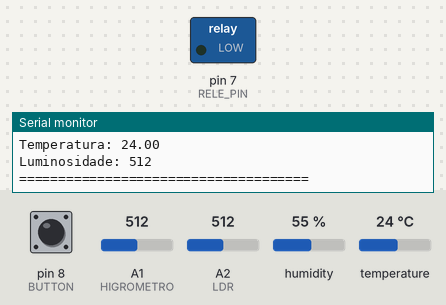
Bench run of a sketch on a simulated Arduino Uno, built with avr-gcc and run on an emulated ATmega328P. Parts: switched loads named in the sketch (green lamp = pin HIGH), the last lines printed to the serial monitor. The test bench sets the inputs (shaded band); at power-on: A1 (HIGROMETRO) = 512, A2 (LDR) = 512, pin 8 (BUTTON) LOW, humidity 55 %, temperature 24 °C.

Above: at 2.9 s.
3.0 s: A1 (HIGROMETRO) set to 784
5.9 s: A1 (HIGROMETRO) set to 815
At 7.0 s:
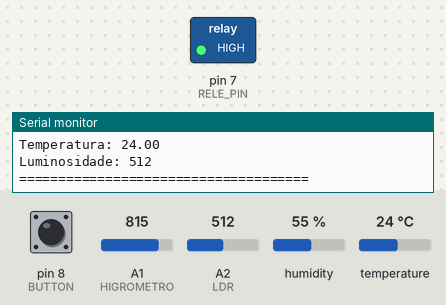
8.8 s: A2 (LDR) set to 483
At 11.8 s:
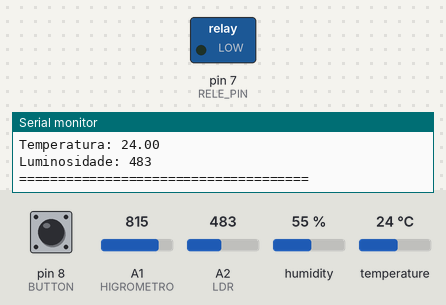
14.6 s: A2 (LDR) set to 510
At 16.7 s:
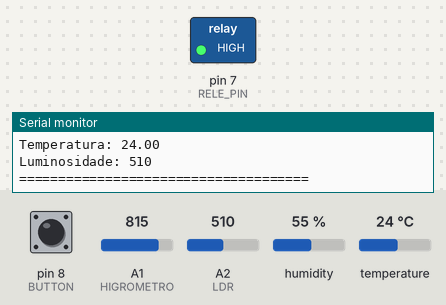
17.5 s: A2 (LDR) set to 490
At 17.9 s:
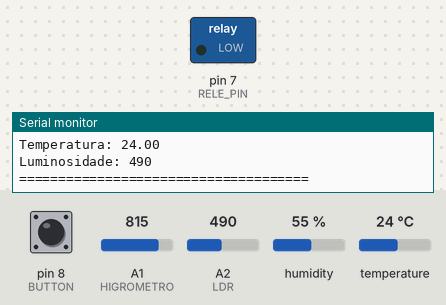
Timing chart, 0 to 20.5 s (numbered marks = the images above; inputs shaded):
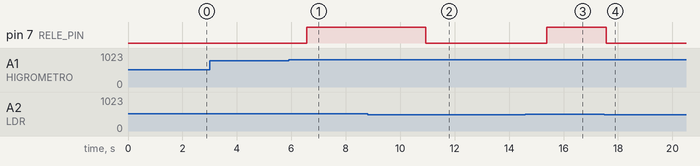

The sketch:

09.ino
```cpp
#include "DHT.h"

#define LED_GREEN 12
#define LED_RED 13
#define HIGROMETRO A1
#define LDR A2
#define DHTPIN A3
#define DHTTYPE DHT11
#define BUTTON 8
#define RELE_PIN 7

DHT dht(DHTPIN, DHTTYPE);

int soil_humidity = 0;
int luminosidade = 0;
float air_humidity = 0;
float temp = 0;

void update_metrics() {
  soil_humidity = analogRead(HIGROMETRO);
  delay(10);

  luminosidade = analogRead(LDR);
  delay(10);

  air_humidity = dht.readHumidity();
  if (isnan(air_humidity)) {
    Serial.println("Erro ao ler DHT.");
  }
  delay(10);

  temp = dht.readTemperature();
  if (isnan(temp)) {
    Serial.println("Erro ao ler DHT.");
  }
  delay(10);
}

boolean should_irrigate() {
  return (soil_humidity > 800 && luminosidade > 500) || digitalRead(BUTTON) == HIGH;
}

boolean too_much_sun() {
  return soil_humidity > 800 && luminosidade < 500;
}

void print_metrics() {
  Serial.println("=====================================\n\n");
  Serial.print("Umidade do solo: ");
  Serial.println(soil_humidity);

  Serial.print("Umidade do ar: ");
  Serial.print(air_humidity);
  Serial.println("%");

  Serial.print("Temperatura: ");
  Serial.println(temp);

  Serial.print("Luminosidade: ");
  Serial.println(luminosidade);
  Serial.println("=====================================\n\n");
}

void setup() {
  pinMode(BUTTON, INPUT);
  pinMode(RELE_PIN, OUTPUT);
  Serial.begin(9600);
  dht.begin();
  digitalWrite(RELE_PIN, LOW);
}

void loop() {
  update_metrics();

  if (should_irrigate() == true) {
    Serial.println(" Irrigando horta");
    digitalWrite(LED_GREEN, HIGH);
    digitalWrite(LED_RED, LOW);

    digitalWrite(RELE_PIN, HIGH);
  } else if (too_much_sun() == true) {
    Serial.println("Solo seco, porem muito sol, abortando irrigacao.");
    digitalWrite(LED_RED, HIGH);
    digitalWrite(LED_GREEN, LOW);

    digitalWrite(RELE_PIN, LOW);
  } else {
    digitalWrite(RELE_PIN, LOW);
  }

  print_metrics();
  delay(2000);
}
```

Measured:
- the behaviour switches between 800 and 801 on A1 (HIGROMETRO) (found by bisection; images 0 and 1)
- the behaviour switches between 501 and 500 on A2 (LDR) (found by bisection; images 1 and 2)
- after the input at 5.9 s, pin 7 (RELE_PIN): LOW → HIGH after 0.67 s
- after the input at 8.8 s, pin 7 (RELE_PIN): HIGH → LOW after 2.1 s
- after the input at 14.6 s, pin 7 (RELE_PIN): LOW → HIGH after 0.79 s
- after the input at 17.5 s, pin 7 (RELE_PIN): HIGH → LOW after 0.07 s
